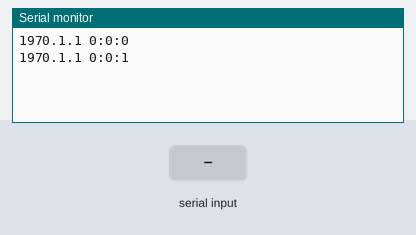
The sketch below on a simulated Arduino Uno, built with avr-gcc and run on an emulated ATmega328P. Parts: the last lines printed to the serial monitor. The test bench sets the inputs (shaded band).

Above: at 1.2 s.
1.3 s: "90,45,200,10\n" received over Serial
At 4.2 s:
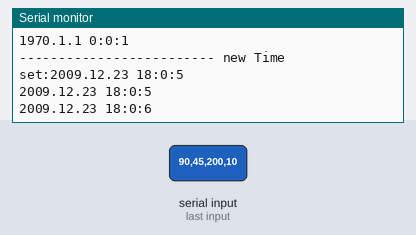
4.3 s: "30,150,10,200\n" received over Serial
At 7.9 s:
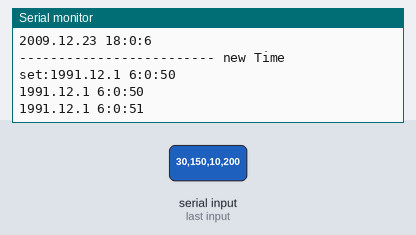
Timing chart, 0 to 9.4 s (numbered marks = the images above; inputs shaded):
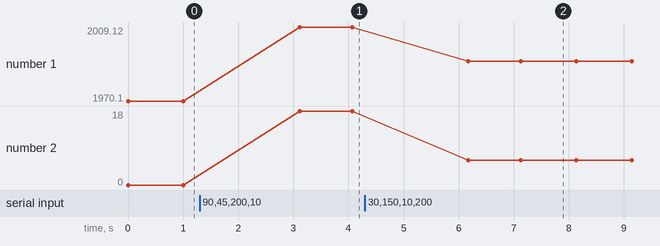

The sketch:

SerialReadTime.ino
```cpp
#include <TimeLib.h>


int led = 13;
int lastSecond=-1;

void setup() {
  // put your setup code here, to run once:
  Serial.begin(9600);
}

void loop() {
  // put your main code here, to run repeatedly:


   if (Serial.available() > 10)
   {
      SetTime();
   }


  SerPrintTime();
  delay(1000);
}


void SetTime()
{
      int i = 0;
    char incoming[15] = {}; //wegen Endzeichen

    //Array of Char leeren
    memset(incoming, 0, sizeof(incoming));
    //Zeit wird geliefert als HHmmssddMMyyyy, z.B. 23120027112012
    while (Serial.available() > 0 && i < sizeof(incoming) - 1) {
      incoming[i] = Serial.read();
      i++;
      delay(3);
    }

    Serial.readString(); //lese eventuelle überreste

    //in Zeit umwandeln
    char hr[3] = {};
    char min[3] = {};
    char sec[3] = {};
    char day[3] = {};
    char month[3] = {};
    char yr[5] = {};
    hr[0] = incoming[0];
    hr[1] = incoming[1];
    min[0] = incoming[2];
    min[1] = incoming[3];
    sec[0] = incoming[4];
    sec[1] = incoming[5];
    day[0] = incoming[6];
    day[1] = incoming[7];
    month[0] = incoming[8];
    month[1] = incoming[9];
    yr[0] = incoming[10];
    yr[1] = incoming[11];
    yr[2] = incoming[12];
    yr[3] = incoming[13];

    setTime(atoi(hr), atoi(min), atoi(sec),
      atoi(day), atoi(month), atoi(yr));


    Serial.print("------------------------- new Time set:");
    SerPrintTime();
    Serial.println();
}

void SerPrintTime()
{
    Serial.print(year());
    Serial.print(".");
    Serial.print(month());
    Serial.print(".");
    Serial.print(day());
    Serial.print(" ");
    Serial.print(hour());
    Serial.print(":");
    Serial.print(minute());
    Serial.print(":");
    Serial.print(second());
    Serial.print(" ");
    Serial.println();
}
```

Measured:
- after the input at 1.3 s, the serial monitor: prints a new line after 1.8 s (image 1)
- after the input at 4.3 s, the serial monitor: prints a new line after 1.8 s (image 2)
- plotted number 1: 1970.1 → 2009.12 after the input at 1.3 s, 2009.12 → 1991.12 after the input at 4.3 s
- plotted number 2: 0 → 18 after the input at 1.3 s
